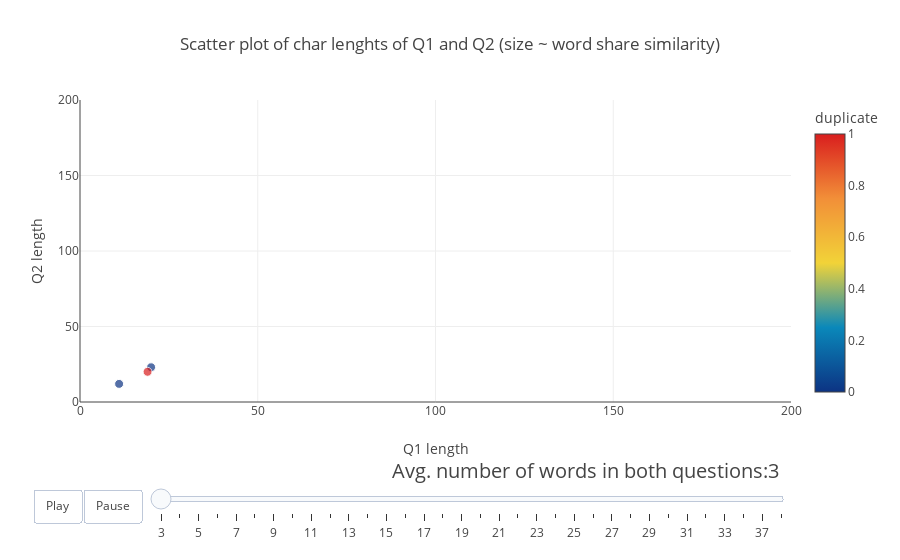

The cell this chart's notebook holds for it:
### Code cell
word_lens = sorted(list(df_subsampled['q_n_words_avg'].unique()))
# make figure
figure = {
    'data': [],
    'layout': {
        'title': 'Scatter plot of char lenghts of Q1 and Q2 (size ~ word share similarity)',
    },
    'frames': []#,
    #'config': {'scrollzoom': True}
}

# fill in most of layout
figure['layout']['xaxis'] = {'range': [0, 200], 'title': 'Q1 length'}
figure['layout']['yaxis'] = {
    'range': [0, 200],
    'title': 'Q2 length'#,
    #'type': 'log'
}
figure['layout']['hovermode'] = 'closest'

figure['layout']['updatemenus'] = [
    {
        'buttons': [
            {
                'args': [None, {'frame': {'duration': 300, 'redraw': False},
                         'fromcurrent': True, 'transition': {'duration': 300, 'easing': 'quadratic-in-out'}}],
                'label': 'Play',
                'method': 'animate'
            },
            {
                'args': [[None], {'frame': {'duration': 0, 'redraw': False}, 'mode': 'immediate',
                'transition': {'duration': 0}}],
                'label': 'Pause',
                'method': 'animate'
            }
        ],
        'direction': 'left',
        'pad': {'r': 10, 't': 87},
        'showactive': False,
        'type': 'buttons',
        'x': 0.1,
        'xanchor': 'right',
        'y': 0,
        'yanchor': 'top'
    }
]

sliders_dict = {
    'active': 0,
    'yanchor': 'top',
    'xanchor': 'left',
    'currentvalue': {
        'font': {'size': 20},
        'prefix': 'Avg. number of words in both questions:',
        'visible': True,
        'xanchor': 'right'
    },
    'transition': {'duration': 300, 'easing': 'cubic-in-out'},
    'pad': {'b': 10, 't': 50},
    'len': 0.9,
    'x': 0.1,
    'y': 0,
    'steps': []
}

# make data
word_len = word_lens[0]
dff = df_subsampled[df_subsampled['q_n_words_avg'] == word_len]
data_dict = {
    'x': list(dff['q1len']),
    'y': list(dff['q2len']),
    'mode': 'markers',
    'text': list(dff['is_duplicate']),
    'marker': {
        'sizemode': 'area',
        #'sizeref': 200000,
        'colorscale': 'Portland',
        'size': dff['word_share'].values * 120,
        'color': dff['is_duplicate'].values,
        'colorbar': dict(title = 'duplicate')
    },
    'name': 'some name'
}
figure['data'].append(data_dict)

# make frames
for word_len in word_lens:
    frame = {'data': [], 'name': str(word_len)}
    dff = df_subsampled[df_subsampled['q_n_words_avg'] == word_len]

    data_dict = {
        'x': list(dff['q1len']),
        'y': list(dff['q2len']),
        'mode': 'markers',
        'text': list(dff['is_duplicate']),
        'marker': {
            'sizemode': 'area',
            #'sizeref': 200000,
            'size': dff['word_share'].values * 120,
            'colorscale': 'Portland',
            'color': dff['is_duplicate'].values,
            'colorbar': dict(title = 'duplicate')
        },
        'name': 'some name'
    }
    frame['data'].append(data_dict)

    figure['frames'].append(frame)
    slider_step = {'args': [
        [word_len],
        {
            'frame': {'duration': 300, 'redraw': False},
            'mode': 'immediate',
            'transition': {'duration': 300}
        }
     ],
     'label': word_len,
     'method': 'animate'}
    sliders_dict['steps'].append(slider_step)

    
figure['layout']['sliders'] = [sliders_dict]

py.iplot(figure)

### Figure 1 — Plotly figure (JSON) as saved in the notebook; plotly's stock layout.template omitted (floating-point values rounded to 4 significant figures)
{"data": [{"marker": {"color": [0, 0, 1], "colorbar": {"title": "duplicate"}, "colorscale": "Portland", "size": [40, 40, 40], "sizemode": "area"}, "mode": "markers", "name": "some name", "text": [0, 0, 1], "x": [20, 11, 19], "y": [23, 12, 20]}], "layout": {"hovermode": "closest", "sliders": [{"active": 0, "currentvalue": {"font": {"size": 20}, "prefix": "Avg. number of words in both questions:", "visible": true, "xanchor": "right"}, "len": 0.9, "pad": {"b": 10, "t": 50}, "steps": [{"args": [[3], {"frame": {"duration": 300, "redraw": false}, "mode": "immediate", "transition": {"duration": 300}}], "label": 3, "method": "animate"}, {"args": [[4], {"frame": {"duration": 300, "redraw": false}, "mode": "immediate", "transition": {"duration": 300}}], "label": 4, "method": "animate"}, {"args": [[5], {"frame": {"duration": 300, "redraw": false}, "mode": "immediate", "transition": {"duration": 300}}], "label": 5, "method": "animate"}, {"args": [[6], {"frame": {"duration": 300, "redraw": false}, "mode": "immediate", "transition": {"duration": 300}}], "label": 6, "method": "animate"}, {"args": [[7], {"frame": {"duration": 300, "redraw": false}, "mode": "immediate", "transition": {"duration": 300}}], "label": 7, "method": "animate"}, {"args": [[8], {"frame": {"duration": 300, "redraw": false}, "mode": "immediate", "transition": {"duration": 300}}], "label": 8, "method": "animate"}, {"args": [[9], {"frame": {"duration": 300, "redraw": false}, "mode": "immediate", "transition": {"duration": 300}}], "label": 9, "method": "animate"}, {"args": [[10], {"frame": {"duration": 300, "redraw": false}, "mode": "immediate", "transition": {"duration": 300}}], "label": 10, "method": "animate"}, {"args": [[11], {"frame": {"duration": 300, "redraw": false}, "mode": "immediate", "transition": {"duration": 300}}], "label": 11, "method": "animate"}, {"args": [[12], {"frame": {"duration": 300, "redraw": false}, "mode": "immediate", "transition": {"duration": 300}}], "label": 12, "method": "animate"}, {"args": [[13], {"frame": {"duration": 300, "redraw": false}, "mode": "immediate", "transition": {"duration": 300}}], "label": 13, "method": "animate"}, {"args": [[14], {"frame": {"duration": 300, "redraw": false}, "mode": "immediate", "transition": {"duration": 300}}], "label": 14, "method": "animate"}, {"args": [[15], {"frame": {"duration": 300, "redraw": false}, "mode": "immediate", "transition": {"duration": 300}}], "label": 15, "method": "animate"}, {"args": [[16], {"frame": {"duration": 300, "redraw": false}, "mode": "immediate", "transition": {"duration": 300}}], "label": 16, "method": "animate"}, {"args": [[17], {"frame": {"duration": 300, "redraw": false}, "mode": "immediate", "transition": {"duration": 300}}], "label": 17, "method": "animate"}, {"args": [[18], {"frame": {"duration": 300, "redraw": false}, "mode": "immediate", "transition": {"duration": 300}}], "label": 18, "method": "animate"}, {"args": [[19], {"frame": {"duration": 300, "redraw": false}, "mode": "immediate", "transition": {"duration": 300}}], "label": 19, "method": "animate"}, {"args": [[20], {"frame": {"duration": 300, "redraw": false}, "mode": "immediate", "transition": {"duration": 300}}], "label": 20, "method": "animate"}, {"args": [[21], {"frame": {"duration": 300, "redraw": false}, "mode": "immediate", "transition": {"duration": 300}}], "label": 21, "method": "animate"}, {"args": [[22], {"frame": {"duration": 300, "redraw": false}, "mode": "immediate", "transition": {"duration": 300}}], "label": 22, "method": "animate"}, {"args": [[23], {"frame": {"duration": 300, "redraw": false}, "mode": "immediate", "transition": {"duration": 300}}], "label": 23, "method": "animate"}, {"args": [[24], {"frame": {"duration": 300, "redraw": false}, "mode": "immediate", "transition": {"duration": 300}}], "label": 24, "method": "animate"}, {"args": [[25], {"frame": {"duration": 300, "redraw": false}, "mode": "immediate", "transition": {"duration": 300}}], "label": 25, "method": "animate"}, {"args": [[26], {"frame": {"duration": 300, "redraw": false}, "mode": "immediate", "transition": {"duration": 300}}], "label": 26, "method": "animate"}, {"args": [[27], {"frame": {"duration": 300, "redraw": false}, "mode": "immediate", "transition": {"duration": 300}}], "label": 27, "method": "animate"}, {"args": [[28], {"frame": {"duration": 300, "redraw": false}, "mode": "immediate", "transition": {"duration": 300}}], "label": 28, "method": "animate"}, {"args": [[29], {"frame": {"duration": 300, "redraw": false}, "mode": "immediate", "transition": {"duration": 300}}], "label": 29, "method": "animate"}, {"args": [[30], {"frame": {"duration": 300, "redraw": false}, "mode": "immediate", "transition": {"duration": 300}}], "label": 30, "method": "animate"}, {"args": [[31], {"frame": {"duration": 300, "redraw": false}, "mode": "immediate", "transition": {"duration": 300}}], "label": 31, "method": "animate"}, {"args": [[32], {"frame": {"duration": 300, "redraw": false}, "mode": "immediate", "transition": {"duration": 300}}], "label": 32, "method": "animate"}, {"args": [[33], {"frame": {"duration": 300, "redraw": false}, "mode": "immediate", "transition": {"duration": 300}}], "label": 33, "method": "animate"}, {"args": [[34], {"frame": {"duration": 300, "redraw": false}, "mode": "immediate", "transition": {"duration": 300}}], "label": 34, "method": "animate"}, {"args": [[37], {"frame": {"duration": 300, "redraw": false}, "mode": "immediate", "transition": {"duration": 300}}], "label": 37, "method": "animate"}, {"args": [[39], {"frame": {"duration": 300, "redraw": false}, "mode": "immediate", "transition": {"duration": 300}}], "label": 39, "method": "animate"}], "transition": {"duration": 300, "easing": "cubic-in-out"}, "x": 0.1, "xanchor": "left", "y": 0, "yanchor": "top"}], "title": "Scatter plot of char lenghts of Q1 and Q2 (size ~ word share similarity)", "updatemenus": [{"buttons": [{"args": [null, {"frame": {"duration": 300, "redraw": false}, "fromcurrent": true, "transition": {"duration": 300, "easing": "quadratic-in-out"}}], "label": "Play", "method": "animate"}, {"args": [[null], {"frame": {"duration": 0, "redraw": false}, "mode": "immediate", "transition": {"duration": 0}}], "label": "Pause", "method": "animate"}], "direction": "left", "pad": {"r": 10, "t": 87}, "showactive": false, "type": "buttons", "x": 0.1, "xanchor": "right", "y": 0, "yanchor": "top"}], "xaxis": {"range": [0, 200], "title": "Q1 length"}, "yaxis": {"range": [0, 200], "title": "Q2 length"}}}
